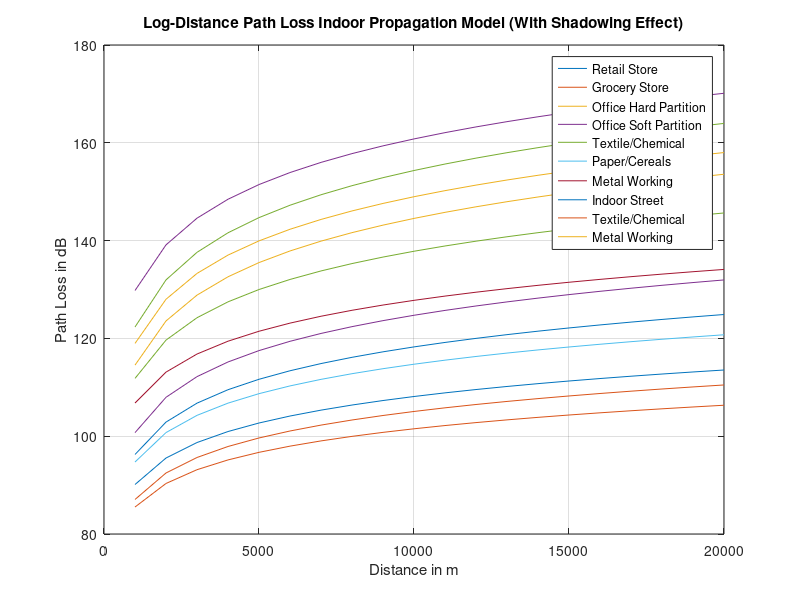

This chart was generated by the following MATLAB code:
% Log Distance No Shadow
clc
close all;
Fixed_Distance = input("Enter the reference distance: ");
Arbitrary_Distance = 1000 : 1000 : 20000;
% Values must be between 1.6 to 6
Path_Loss_Exponent = [2.2, 1.8, 3.0, 2.4, 2.6, 2.0, 2.1, 1.8, 1.6, 3.0, 3.1, 3.2];
Frequency = [914, 914, 1500, 900, 1900, 1300, 4000, 1300, 1300, 900, 4000, 1300];
Sigma = [8.7, 5.2, 7.0, 9.6, 14.1, 3.0, 7.0, 6.0, 5.8, 7.0, 9.7, 6.8];
X = 0;

for i = 1:12
    Lambda(i) = 3e8 / (Frequency(i) * 10 ^ 6);
    PL_D0(i) = -10 * log10((Lambda(i) ^ 2) / ((4 * pi * Fixed_Distance) ^ 2)) + X;
end
disp("PL_D0 -> D(dB) = ");
for i = 1:12
    for j = 1:20
        Path_Loss(i, j) = PL_D0(i) + 10 * Path_Loss_Exponent(i) * log10(Arbitrary_Distance(j) / Fixed_Distance);
    end
    disp(Path_Loss(i));
end

plot(Arbitrary_Distance, Path_Loss);
legend("Retail Store", "Grocery Store", "Office Hard Partition", "Office Soft Partition", "Textile/Chemical",...
    "Paper/Cereals", "Metal Working", "Indoor Street", "Textile/Chemical", "Metal Working");
xlabel("Distance in m");
ylabel("Path Loss in dB");
title("Log-Distance Path Loss Indoor Propagation Model (With Shadowing Effect)");
grid on;
